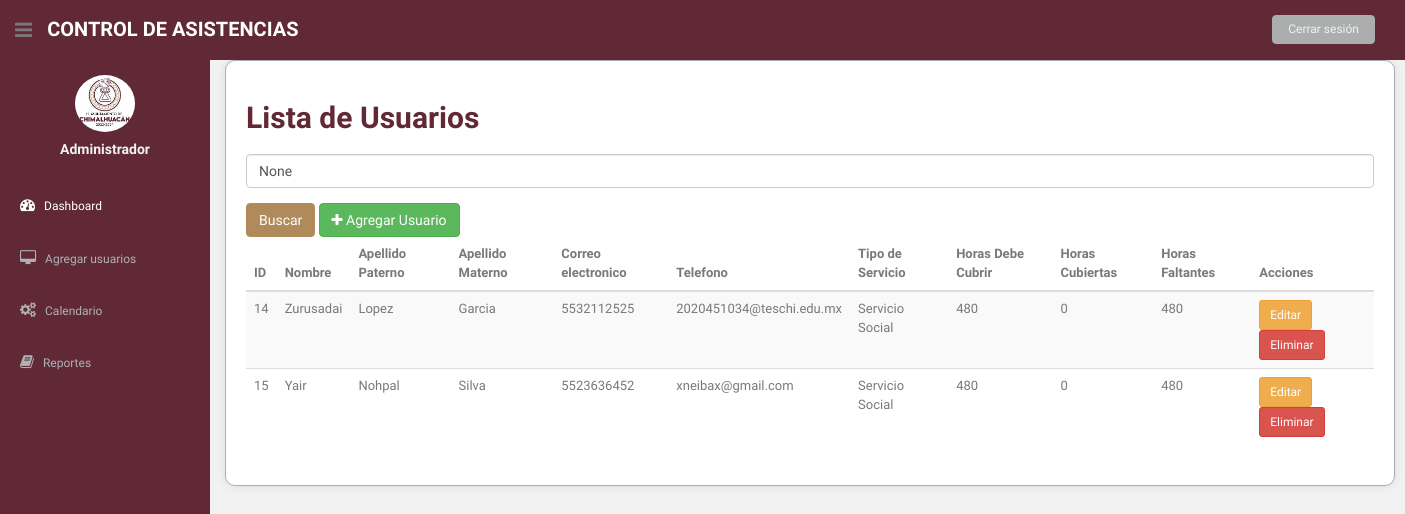
Page /lista_usuarios/ (signed in) on the committed database.
### asistencia/models.py (models this page shows, shortened)
class Usuario(models.Model):
    nombre = models.CharField(max_length=100)
    apellido_paterno = models.CharField(max_length=100)
    apellido_materno = models.CharField(max_length=100)
    telefono = models.CharField(max_length=20)
    correo_electronico = models.EmailField(max_length=255)
    user = models.OneToOneField(User, on_delete=models.CASCADE, null=True, blank=True)
    OPCIONES_SERVICIO = [
        ('SS', 'Servicio Social'),
        ('R', 'Residencias'),
    ]
    tipo_servicio = models.CharField(max_length=2, choices=OPCIONES_SERVICIO)
    horas_realizadas = models.IntegerField(default=0)  # Se actualizará según las horas realizadas
    horas_requeridas = models.IntegerField()  # Horas requeridas para el servicio

### asistencia/views.py (the view)
# urls.py: path('lista_usuarios/', views.lista_usuarios, name='lista_usuarios'),
@login_required
def lista_usuarios(request):
    usuarios = Usuario.objects.all()
    query = request.GET.get('q')
    if query:
        usuarios = usuarios.filter(nombre__icontains=query)
    for usuario in usuarios:
        try:
            horas_realizadas = 0
            asistencias = Asistencia.objects.filter(usuario=usuario, fecha_salida__isnull=False)
            for asistencia in asistencias:
                if asistencia.fecha_salida and asistencia.fecha_entrada:
                    delta = asistencia.fecha_salida - asistencia.fecha_entrada
                    horas_realizadas += delta.total_seconds() / 3600
            usuario.horas_realizadas = horas_realizadas
            usuario.horas_faltantes = usuario.horas_requeridas - horas_realizadas
        except Exception as e:
            print(f"Error al calcular horas para {usuario}: {e}")
            usuario.horas_realizadas = 0
            usuario.horas_faltantes = usuario.horas_requeridas
    return render(request, 'lista_usuarios.html', {'usuarios': usuarios, 'query': query})

### asistencia/templates/lista_usuarios.html (shortened to what this page needs)
{% load static %}
<!DOCTYPE html>
<html lang="en">
<head>
  <link href="{% static 'css/bootstrap.css' %}" rel="stylesheet">
  <link href="{% static 'font-awesome/css/font-awesome.css' %}" rel="stylesheet" />
  <link rel="stylesheet" type="text/css" href="{% static 'css/zabuto_calendar.css' %}">
  <link rel="stylesheet" type="text/css" href="{% static 'js/gritter/css/jquery.gritter.css' %}" />
  <link rel="stylesheet" type="text/css" href="{% static 'lineicons/style.css' %}">
  <link href="{% static 'css/style.css' %}" rel="stylesheet">
  <link href="{% static 'css/style-responsive.css' %}" rel="stylesheet">
</head>
<body>
  <section id="container">
    <header class="header black-bg">
      <div class="sidebar-toggle-box">
        <div class="fa fa-bars tooltips" data-placement="right" data-original-title="Toggle Navigation"></div>
      </div>
      <a href="{% url 'admin_dashboard' %}" class="logo"><b>Control de Asistencias</b></a>
      <div class="top-menu">
        <ul class="nav pull-right top-menu">
          <li><a class="logout" href="{% url 'login' %}">Cerrar sesión</a></li>
        </ul>
      </div>
    </header>
    <aside>
      <div id="sidebar"  class="nav-collapse ">
          <ul class="sidebar-menu" id="nav-accordion">
              <p class="centered"><a href="profile.html"><img src="{% static '/img/LOGO.jpg' %}" class="img-circle" width="60"></a></p>
              <h5 class="centered">Administrador</h5>
              <li class="mt">
                  <a class="active" href="index.html">
                      <i class="fa fa-dashboard"></i>
                      <span>Dashboard</span>
                  </a>
              </li>
              <li class="sub-menu">
                  <a href="javascript:;" >
                      <i class="fa fa-desktop"></i>
                      <span>Agregar usuarios</span>
                  </a>
              </li>
              <li class="sub-menu">
                  <a href="javascript:;" >
                      <i class="fa fa-cogs"></i>
                      <span>Calendario</span>
                  </a>
              </li>
              <li class="sub-menu">
                  <a href="javascript:;" >
                      <i class="fa fa-book"></i>
                      <span>Reportes</span>
                  </a>
              </li>
          </ul>
      </div>
  </aside>
    <section id="main-content">
      <section class="wrapper">
        <div class="container">
          <h2>Lista de Usuarios</h2>
          <form method="get" action="{% url 'lista_usuarios' %}">
            <div class="form-group">
              <input type="text" name="q" class="form-control" placeholder="Buscar por nombre" value="{{ query }}">
            </div>
            <button type="submit" class="btn btn-primary">Buscar</button>
            <a href="{% url 'agregar_usuario' %}" class="btn btn-success"><i class="fa fa-plus"></i> Agregar Usuario</a>
          </form>
          <div class="table-responsive">
            <table class="table table-striped">
              <thead>
                <tr>
                  <th>ID</th>
                  <th>Nombre</th>
                  <th>Apellido Paterno</th>
                  <th>Apellido Materno</th>
                  <th>Correo electronico</th>
                  <th>Telefono</th>
                  <th>Tipo de Servicio</th>
                  <th>Horas Debe Cubrir</th>
                  <th>Horas Cubiertas</th>
                  <th>Horas Faltantes</th>
                  <th>Acciones</th>
                </tr>
              </thead>
              <tbody>
                {% for usuario in usuarios %}
                <tr>
                  <td>{{ usuario.id }}</td>
                  <td>{{ usuario.nombre }}</td>
                  <td>{{ usuario.apellido_paterno }}</td>
                  <td>{{ usuario.apellido_materno }}</td>
                  <td>{{ usuario.telefono }}</td>
                  <td>{{ usuario.correo_electronico }}</td>
                  <td>{{ usuario.get_tipo_servicio_display }}</td>
                  <td>{{ usuario.horas_requeridas }}</td>
                  <td>{{ usuario.horas_realizadas }}</td>
                  <td>{{ usuario.horas_faltantes }}</td>
                  <td>
                    <a href="{% url 'editar_usuario' usuario.pk %}" class="btn btn-warning btn-sm">Editar</a>
                    <a href="{% url 'eliminar_usuario' usuario.pk %}" class="btn btn-danger btn-sm">Eliminar</a>
                  </td>
                </tr>
                {% endfor %}
              </tbody>
            </table>
          </div>
        </div>
      </section>
    </section>
  </section>
</body>
</html>

### asistencia/static/css/style.css (style rules this page uses)
body { color: #797979; background: #f2f2f2; font-family: 'Ruda', sans-serif; padding: 0px !important; margin: 0px !important; font-size:13px; }
ul li { list-style: none; }
a, a:hover, a:focus { text-decoration: none; outline: none; }
#container { width: 100%; height: 100%; }
.centered { text-align: center; }
.mt { margin-top: 25px; }
ul.top-menu > li > .logout { color: #f2f2f2; font-size: 12px; border-radius: 4px; -webkit-border-radius: 4px; border: 1px solid #ACADAD !important; padding: 5px 15px; margin-right: 15px; background: #ACADAD; margin-top: 15px; }
#sidebar { width: 210px; height: 100%; position: fixed; background: #602935; }
#sidebar h5 { color: #f2f2f2; font-weight: 700; }
#sidebar ul li { position: relative; }
ul.sidebar-menu , ul.sidebar-menu li ul.sub { margin: -2px 0 0; padding: 0; }
ul.sidebar-menu { margin-top: 75px; }
ul.sidebar-menu li { margin-bottom: 5px; margin-left:10px; margin-right:10px; }
ul.sidebar-menu li.sub-menu { line-height: 15px; }
ul.sidebar-menu li a span { display: inline-block; }
ul.sidebar-menu li a { color: #aeb2b7; text-decoration: none; display: block; padding: 15px 0 15px 10px; font-size: 12px; outline: none; -webkit-transition: all 0.3s ease; -moz-transition: all 0.3s ease; -o-transition: all 0.3s ease; -ms-transition: all 0.3s ease; transition: all 0.3s ease; }
ul.sidebar-menu li a.active, ul.sidebar-menu li a:hover, ul.sidebar-menu li a:focus { background: #602935; color: #fff; display: block; -webkit-transition: all 0.3s ease; -moz-transition: all 0.3s ease; -o-transition: all 0.3s ease; -ms-transition: all 0.3s ease; transition: all 0.3s ease; }
ul.sidebar-menu li a i { font-size: 15px; padding-right: 6px; }
ul.sidebar-menu li a.active i { color: #fff; }
#main-content { margin-left: 210px; }
.header, .footer { min-height: 60px; padding: 0 15px; }
.header { position: fixed; left: 0; right: 0; z-index: 1002; }
.black-bg { background: #602935; border-bottom: 1px solid #602935; }
.wrapper { display: inline-block; margin-top: 60px; padding-left: 15px; padding-right: 15px; padding-bottom: 15px; padding-top: 0px; width: 100%; }
a.logo { font-size: 20px; color: #ffffff; float: left; margin-top: 15px; text-transform: uppercase; }
a.logo b { font-weight: 900; }
#top_menu .nav > li, ul.top-menu > li { float: left; }
ul.top-menu > li > a { color: #666666; font-size: 16px; border-radius: 4px; -webkit-border-radius: 4px; border:1px solid #666666 !important; padding: 2px 6px; margin-right: 15px; }
.sidebar-toggle-box { float: left; padding-right: 15px; margin-top: 20px; }
.sidebar-toggle-box .fa-bars { cursor: pointer; display: inline-block; font-size: 20px; }

### asistencia/templates/lista_usuarios.html (style rules this page uses)
.container { background-color: #ffffff; border: 1px solid #ACADAD; padding: 20px; border-radius: 10px; box-shadow: 0px 0px 10px rgba(0, 0, 0, 0.1); }
.container h2 { color: #602935; font-weight: bold; }
.container form { margin-top: 20px; }
.container .btn-primary { background-color: #B08A5B; border-color: #B08A5B; }

### rows in the picture
Usuario: id "14", nombre "Zurusadai", apellido_paterno "Lopez", apellido_materno "Garcia", telefono "5532112525", correo_electronico "2020451034@teschi.edu.mx", tipo_servicio "Servicio Social", horas_requeridas "480", horas_realizadas "0", horas_faltantes "480"
Usuario: id "15", nombre "Yair", apellido_paterno "Nohpal", apellido_materno "Silva", telefono "5523636452", correo_electronico "xneibax@gmail.com", tipo_servicio "Servicio Social", horas_requeridas "480", horas_realizadas "0", horas_faltantes "480"
